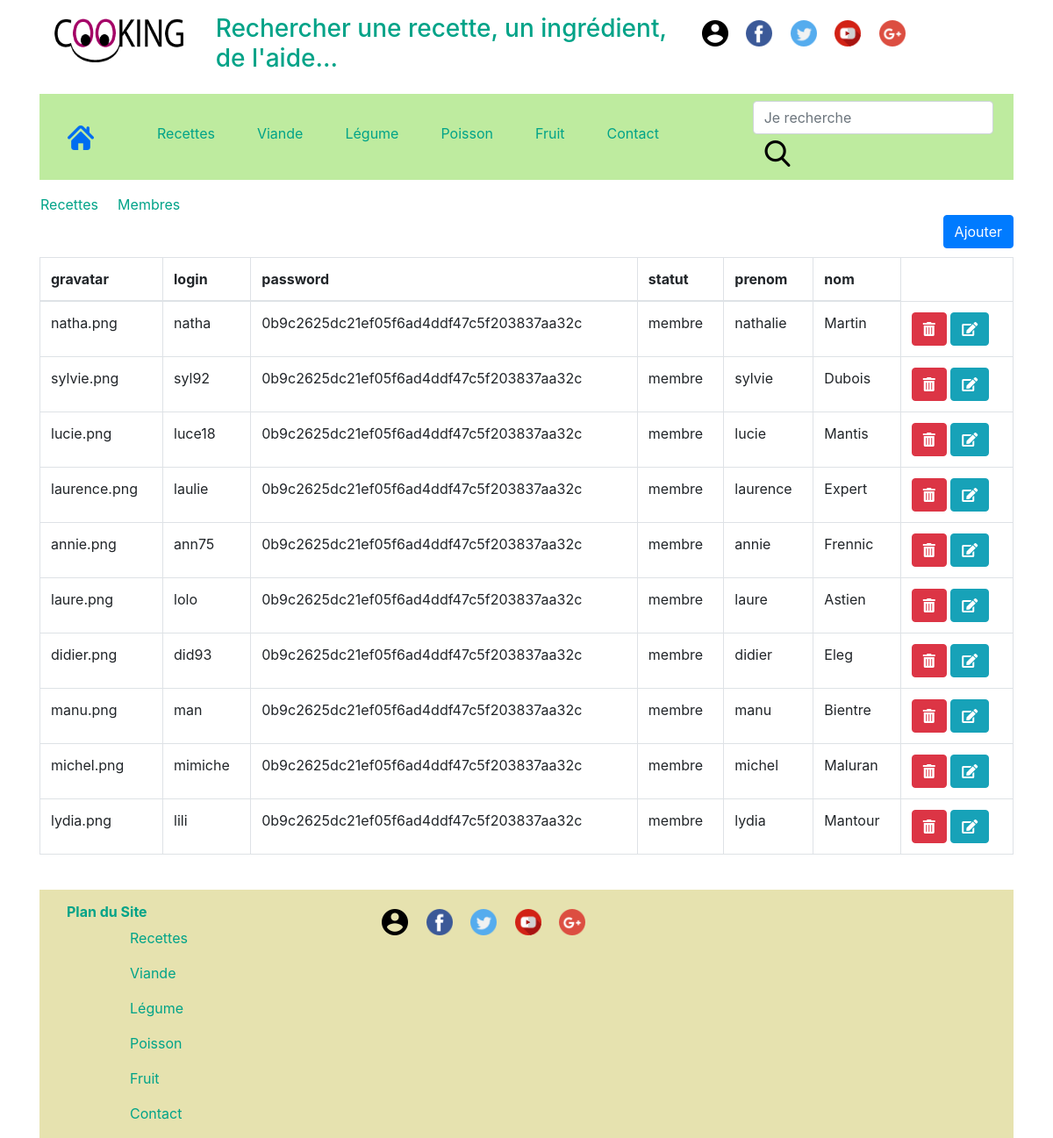
Before: /admin_membres.php with the older database file.
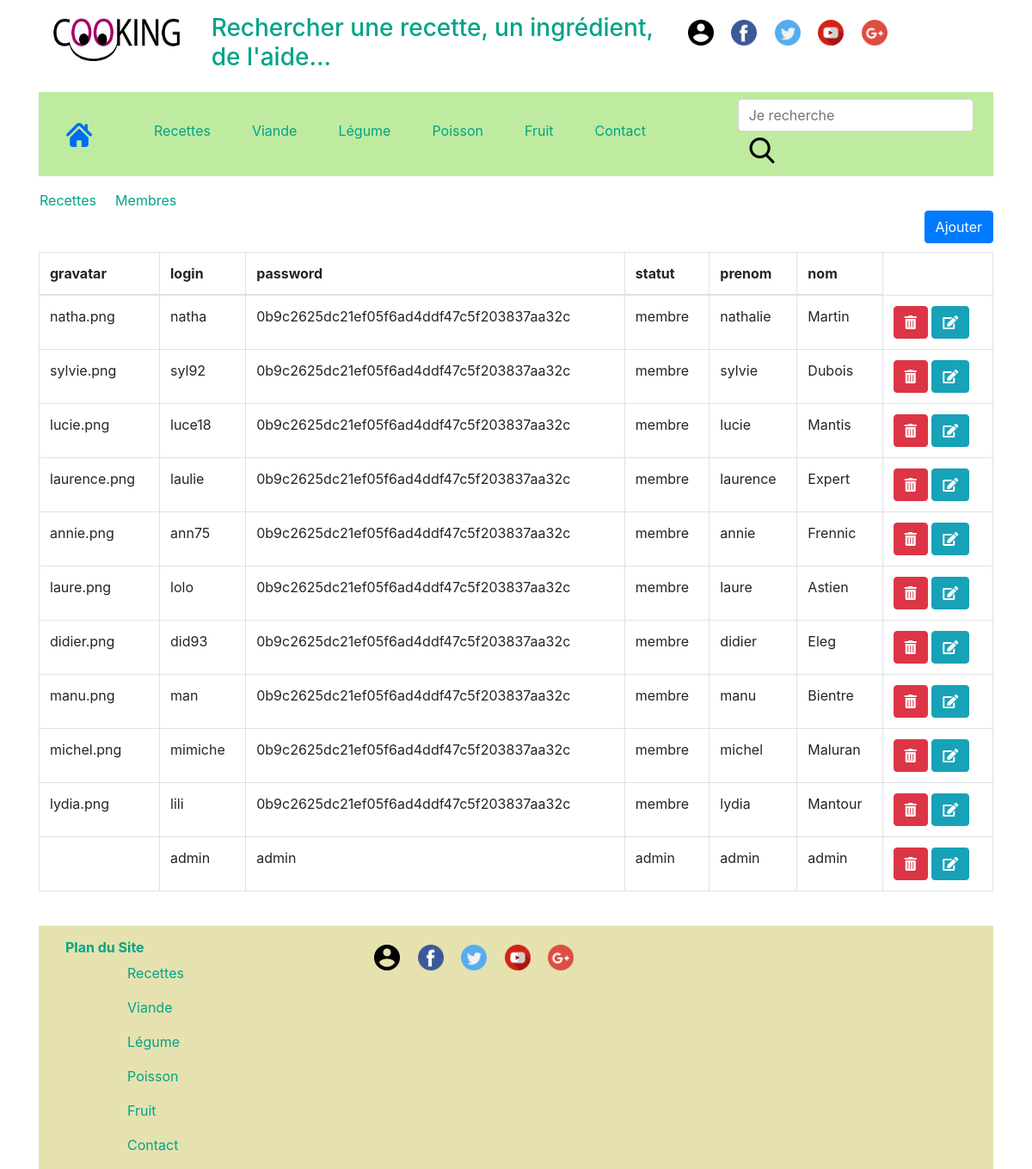
After: the same page with the newer database file.
### tables this page shows
CREATE TABLE IF NOT EXISTS `membres` (
  `idMembre` int(11) NOT NULL AUTO_INCREMENT,
  `gravatar` varchar(100) DEFAULT NULL,
  `login` varchar(32) DEFAULT NULL,
  `password` varchar(40) DEFAULT NULL,
  `statut` varchar(20) DEFAULT NULL,
  `prenom` varchar(50) DEFAULT NULL,
  `nom` varchar(50) DEFAULT NULL,
  `dateCrea` timestamp NOT NULL DEFAULT CURRENT_TIMESTAMP ON UPDATE CURRENT_TIMESTAMP,
  PRIMARY KEY (`idMembre`)
);

### admin_membres.php (the view, shortened to what this page needs)
<?php
include 'header.php';
include 'auth.php';
?>
<div class="container">
<div class="row">
    <a href="admin.php" style="margin-right: 2%;">Recettes</a><br>
    <a href="admin_membres.php" style="margin-right: 2%;">Membres</a>
</div>
      <div style="float: right;"><button type="button" class="btn btn-primary" data-toggle="modal" data-target="#md_save">Ajouter</button></div><br><br>
      <table class="table table-bordered">
        <thead>
            <tr>
                <th scope="col">gravatar</th>
                <th scope="col">login</th>
                <th scope="col">password</th>
                <th scope="col">statut</th>
                <th scope="col">prenom</th>
                <th scope="col">nom</th>
            </tr>
        </thead>
        <tbody>
            <?php
                $result = $pdo->query("SELECT * FROM membres");
                while($demande = $result->fetch(PDO::FETCH_ASSOC))
                {
                    ?>
                        <tr>
                            <td><?php echo $demande["gravatar"] ?></td>
                            <td><?php echo $demande["login"] ?></td>
                            <td><?php echo $demande["password"] ?></td>
                            <td><?php echo $demande["statut"] ?></td>
                            <td><?php echo $demande["prenom"] ?></td>
                            <td><?php echo $demande["nom"] ?></td>
                            <td>
                                <button type="button" class="btn btn-danger" onclick="deleteDemande('<?php echo $demande['idMembre'] ?>')"><i class="fas fa-trash-alt"></i></button>
                                <button type="button" class="btn btn-info" data-toggle="modal" data-target="#md_save" onclick="updateInfos('<?php echo $demande['idMembre'] ?>')"><i class="fas fa-edit"></i></button>
                            </td>
                        </tr>
                    <?php
                }
            ?>
        </tbody>
    </table>
    <?php
    include 'footer.php';
    ?>

### header.php (shortened to what this page needs)
<!DOCTYPE html>
<html lang="fr">
<head>
    <link rel="stylesheet" href="https://stackpath.bootstrapcdn.com/bootstrap/4.2.1/css/bootstrap.min.css">
    <link rel="stylesheet" href="https://use.fontawesome.com/releases/v5.6.3/css/all.css">
    <link rel="stylesheet" href="style.css">
</head>
<body>
<div class="container">
  <div class="row">
    <div class="col-lg-2 col-sm-4">
    <a class="navbar-brand" href="index.php">
    <img src="images/logo-cooking.png" width="150" height="50" alt="logo">
    </a>
    </div>
    <div class="col-lg-6 col-sm-4">
      <h3>Rechercher une recette, un ingrédient, de l'aide...</h3>
    </div>
    <div class="col-lg-4 col-sm-4">
    <a class="navbar-brand" href="connexion.php">
      <img src="images/round-account-button-with-user-inside.png" width="30" height="30" alt="user">
    </a>
    <a class="navbar-brand" href="https://www.facebook.com" target="_blank">
      <img src="images/facebook.png" width="30" height="30" alt="facebook">
    </a>
    <a class="navbar-brand" href="https://www.twitter.com" target="_blank">
      <img src="images/twitter.png" width="30" height="30" alt="twitter">
    </a>
    <a class="navbar-brand" href="https://www.youtube.com" target="_blank">
      <img src="images/youtube.png" width="30" height="30" alt="youtube">
    </a>
    <a class="navbar-brand" href="https://www.google.com" target="_blank">
      <img src="images/google.png" width="30" height="30" alt="google">
    </a>
    </div>
  </div>
<header>
  <div class="row"></div>
    <nav class="navbar navbar-expand-lg" style="background-color: #BEEB9F;">
    <nav class="navbar">
      <a class="navbar-brand" href="index.php">
        <img src="images/home-icon-silhouette.png" width="30" height="30" alt="home">
      </a>
    </nav>
      <div class="navbar navbar-default col-lg-8 col-md-4 col-sm-12" id="navbarSupportedContent">
        <ul class="navbar-nav">
          <li class="nav-item">
            <a class="nav-link" href="recettes.php">Recettes</a>
          </li>
          <li class="nav-item">
            <a class="nav-link" href="viande.php">Viande</a>
          </li>
          <li class="nav-item">
            <a class="nav-link" href="legume.php">Légume</a>
          </li>
          <li class="nav-item">
            <a class="nav-link" href="poisson.php">Poisson</a>
          </li>
          <li class="nav-item">
            <a class="nav-link" href="fruit.php">Fruit</a>
          </li>
          <li class="nav-item">
            <a class="nav-link" href="contact.php">Contact</a>
          </li>
        </ul>
      </div>
        <form action="search.php" method="GET" class="form-inline my-2 my-lg-0">
          <input class="form-control mr-sm-2" type="text" name="search" placeholder="Je recherche" aria-label="Search">
          <button value="Search" class="btn my-2 my-sm-0" name="submit" type="submit"><img src="images/search.png" alt="submit button"></button>
        </form>
</nav>
</header>
</div>

### footer.php
<footer>
        <br>
        <div class="container" style="background-color: #E6E2AF;">
            <div class="row">
                <div class="col-lg-4 col-md-6 col-sm-6">
                <h6><strong>Plan du Site</strong></h6>
                    <ul>
                        <li><a href="recettes.php" class="nav-link">Recettes</a></li>
                        <li><a href="viande.php" class="nav-link">Viande</a></li>
                        <li><a href="legume.php" class="nav-link">Légume</a></li>
                        <li><a href="poisson.php" class="nav-link">Poisson</a></li>
                        <li><a href="fruit.php" class="nav-link">Fruit</a></li>
                        <li><a href="contact.php" class="nav-link">Contact</a></li>
                    </ul>
                </div>
                <div class="col-lg-8 col-md-6 col-sm-6">
                    <a class="navbar-brand" href="connexion.php">
                    <img src="images/round-account-button-with-user-inside.png" width="30" height="30" alt="user">
                    </a>
                    <a class="navbar-brand" href="https://www.facebook.com" target="_blank">
                    <img src="images/facebook.png" width="30" height="30" alt="facebook">
                    </a>
                    <a class="navbar-brand" href="https://www.twitter.com" target="_blank">
                    <img src="images/twitter.png" width="30" height="30" alt="twitter">
                    </a>
                    <a class="navbar-brand" href="https://www.youtube.com" target="_blank">
                    <img src="images/youtube.png" width="30" height="30" alt="youtube">
                    </a>
                    <a class="navbar-brand" href="https://www.google.com" target="_blank">
                    <img src="images/google.png" width="30" height="30" alt="google">
                    </a>
                </div>
            </div>
        </div>
    </footer>
</body>
</html>

### style.css (style rules this page uses)
.nav-link { padding: 0rem 1rem; }
.row, .rowrecette { padding-top: 1em; padding-left: 1em; padding-right: 1em; }
a { color: #00A388; text-decoration: none; }
h6, h2, h1, h3, ul { color: #00A388; }
p, li { margin : 0.5em 1em 1em 1em; text-decoration: none; color: #046380; }

Changed rows visible on the page:
added membres: login "admin", password "admin", statut "admin", prenom "admin", nom "admin"
